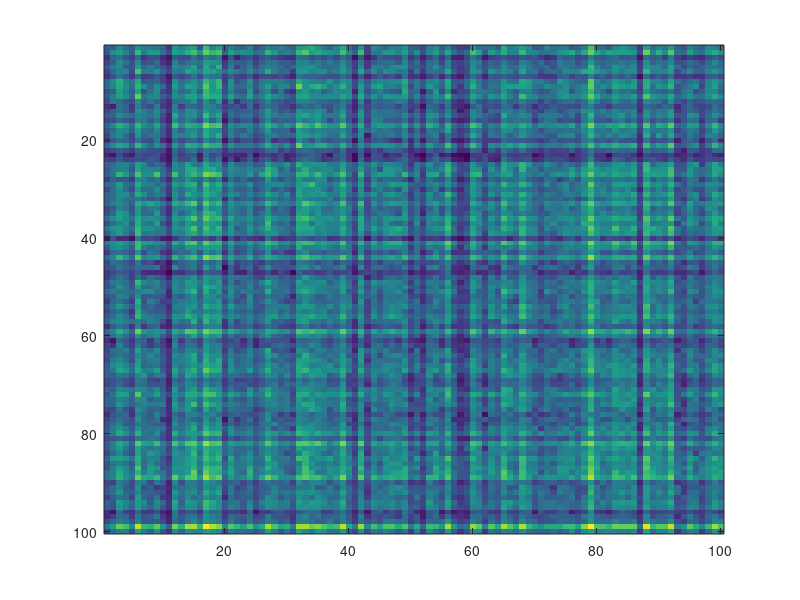

This figure's MATLAB source: (Note: this script raises an error after producing the figure.)
clear; close all; clc;

% 行列のサイズ
I = 100; % Xの行数
J = 100; % Xの列数
K = 10; % 基底数

% パラメータ
nItr = 1000; % 更新式の反復回数

% 非負観測行列の生成
trueW = rand(I, K); % 非負乱数（開区間(0, 1)）
trueH = rand(K, J); % 非負乱数（開区間(0, 1)）
X = trueW * trueH; % ランクKの非負観測行列

% Xの表示
figure; imagesc(X);

% NMF変数の乱数初期化
W = rand(I, K);
H = rand(K, J);

W_KL = W;
H_KL = H;
% コスト関数値格納行列定義
cost_KLNMF = zeros(nItr + 1,1);

% コスト関数値の初期値格納(フロベニウスノルムの二乗値計算)
err = X - W_KL*H_KL;
traceErr = sum(err.*err, 'all');
cost_KLNMF(1) = sqrt(traceErr);

% onesの事前準備
ONE = ones(I,J);

% KL-NMFの更新式
for iItr = 1:nItr
    W_KL = W_KL .* (((X./(W_KL*H_KL))*H_KL.')./ (ONE*H_KL.'));
    H_KL = H_KL .* ((W_KL.'*(X./(W_KL*H_KL))) ./ (W_KL.'*ONE));

    % Wの列毎に正規化係数を計算（列の総和）
    % todo
    nomalC_KL = sum(W_KL,1);

    % Wに正規化係数を適用
    % todo
    W_KL = W_KL ./ nomalC_KL;
       
    % Hに正規化係数を適用
    % todo
    H_KL = nomalC_KL.' .*H_KL;

    nomalWH_KL = W_KL * H_KL;
    % フロベニウスノルムの二乗値計算
    err_KL = X - nomalWH_KL;
    traceErr_KL = sum(err_KL.*err_KL, 'all');
    cost_KLNMF(iItr+1) = sqrt(traceErr_KL);
end

% 近似された観測行列の表示
Xhat_KL = nomalWH_KL;
figure; imagesc(Xhat_KL);

% コスト関数値のグラフ描画(線形)
figure; plot(cost_KLNMF);
xlabel("反復回数", "FontSize", 14);
ylabel("コスト関数値(線形軸)", "FontSize", 14);

% コスト関数値のグラフ描画(対数軸)
figure; semilogy(cost_KLNMF);
xlabel("反復回数", "FontSize", 14);
ylabel("コスト関数値(対数軸)", "FontSize", 14);